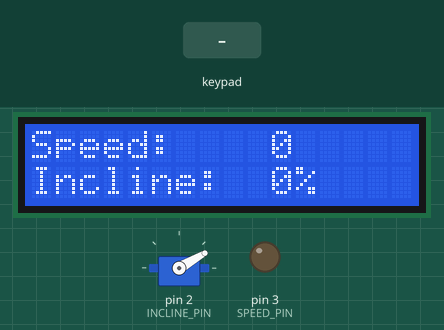
This sketch was run on a simulated Arduino Mega 2560, built with avr-gcc and run on an emulated ATmega2560. On the bench: servo, 16×2 character LCD, output pins drawn as LEDs (lit = HIGH). Inputs (shaded band) come from the test bench.

Above: at 1.2 s.
1.3 s: key 'F' pressed
At 2.6 s:
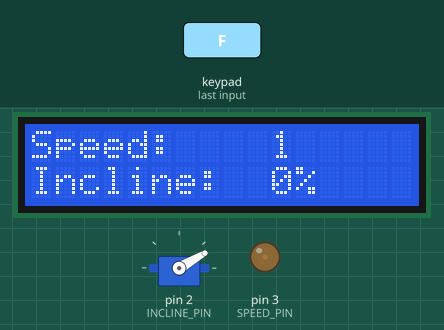
2.9 s: keypad keys 2 2 2 3 2 4 2 5 D pressed 0.4 s apart
At 7.2 s:
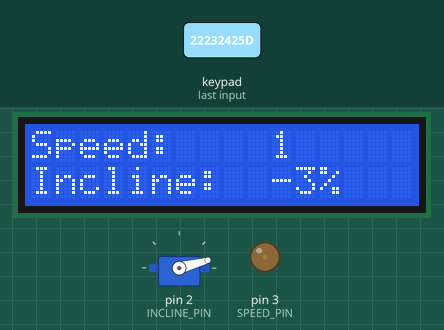
8.0 s: key 'L' pressed
At 9.0 s:
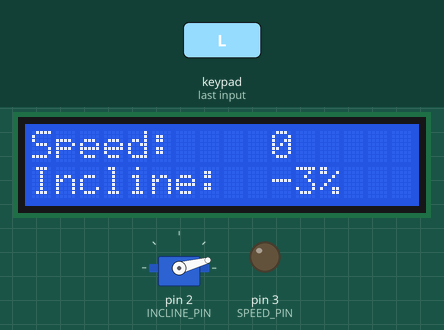
9.6 s: keypad keys 2 6 2 7 2 8 2 9 D pressed 0.4 s apart
At 13.3 s:
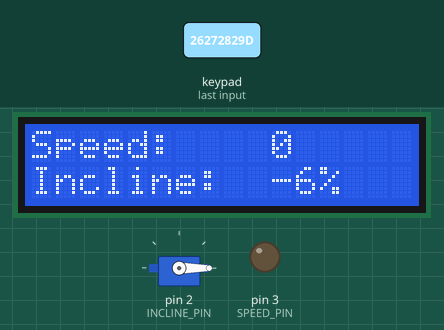
Timing chart, 0 to 14.8 s (numbered marks = the images above; inputs shaded):
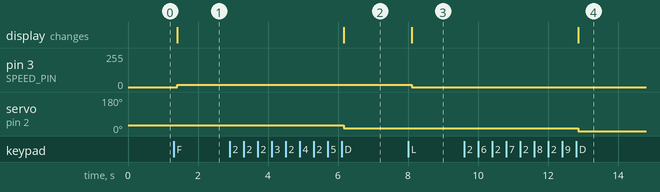

Measured:
- after the input at 1.3 s, pin 3 (SPEED_PIN): 0/255 → 16/255 after 0.11 s; the display: changes after 0.11 s (image 1)
- after the input at 2.9 s, servo on pin 2 (INCLINE_PIN): 30° → 15° after 3.3 s; the display: changes after 3.3 s (image 2)
- after the input at 8.0 s, pin 3 (SPEED_PIN): 16/255 → 0/255 after 0.10 s; the display: changes after 0.11 s (image 3)
- after the input at 9.6 s, servo on pin 2 (INCLINE_PIN): 15° → 0° after 3.3 s; the display: changes after 3.3 s (image 4)

The sketch:

treadmillController.ino
```cpp
#include <math.h>
#include <Servo.h>
#include <Keypad.h>
#include <LiquidCrystal.h>

#define SPEED_PIN 3
#define INCLINE_PIN 2
#define SPD_STEP 16
#define INC_STEP 3
#define MIN_INC -6
#define MAX_INC 30

Servo rampServo;
short spd;
short lastSpd;
float inc;
float lastInc;
bool reset;
bool negInc;

const byte ROWS = 4;
const byte COLS = 4;
const char keys[ROWS][COLS] = {
  {'7','8','9', 'F'},
  {'4','5','6', 'L'},
  {'1','2','3', 'U'},
  {'S','0','I', 'D'}
};
const byte rowPins[ROWS] = {22, 23, 24, 25};
const byte colPins[COLS] = {26, 27, 28, 29};
Keypad keypad = Keypad( makeKeymap(keys), rowPins, colPins, ROWS, COLS );

#define RS_PIN 9
#define EN_PIN 8
#define D4_PIN 7
#define D5_PIN 6
#define D6_PIN 5
#define D7_PIN 4
#define NUM_COL 10
LiquidCrystal lcd (RS_PIN, EN_PIN, D4_PIN, D5_PIN, D6_PIN, D7_PIN);

uint8_t MODE; //0: +/- input, 1:numeric speed, 2:numeric incline

void setup() {
  pinMode(SPEED_PIN, OUTPUT);
  spd = 0;
  lastSpd = spd;
  setSpeed();
  pinMode(INCLINE_PIN, OUTPUT);
  rampServo.attach(INCLINE_PIN, 1000, 2000);
  inc = 0;
  lastInc = inc;
  setIncline();

  lcd.begin(16,2);
  setLCD();
  MODE = 0;
}

void loop() {
  char key = keypad.getKey();

  if (key){
    if(MODE == 0) {
      switch(key) {
        case 'F':
          spd++;
          setSpeed();
          break;
         case 'L':
          spd--;
          setSpeed();
          break;
         case 'U':
          inc += INC_STEP;
          setIncline();
          break;
         case 'D':
          inc -= INC_STEP;
          setIncline();
          break;
         case 'S':
          MODE = 1;
          reset = false;
          break;
         case 'I':
          MODE = 2;
          reset = false;
          break;
      }
    } else if(MODE == 1 && (key >= '0' && key <= '9' || key == 'S')) {
      if(key == 'S') {
        MODE = 0;
        setSpeed();
      } else if(reset && spd > 9) {
        spd = 256/SPD_STEP;
        setSpeed();
        MODE = 0;
      } else {
        if(!reset) {
          reset = true;
          spd = 0;
        }
        spd *= 10;
        spd += key - '0';
        lcd.setCursor(NUM_COL, 0);
        lcd.print(spd);
        lcd.print("      ");
      }

    } else if(MODE == 2 && (key >= '0' && key <= '9' || key =='U' || key == 'I')) {
      if(key == 'I') {
        MODE = 0;
        setIncline();
      }else if(reset && (inc > 9 || inc < 0)) {
        if(inc > 9)
          inc = MAX_INC;
        else
          inc = MIN_INC;
        setIncline();
        MODE = 0;
      } else {
        if(!reset) {
          reset = true;
          inc = 0;
          if(key == 'U')
            negInc = true;
          else
            negInc = false;
        }
        if(key != 'U') {
          inc *= 10;
          if(negInc)
            inc -= key - '0';
          else
            inc += key - '0';
        }
        lcd.setCursor(NUM_COL, 1);
        if(inc == 0 && negInc)
          lcd.print('-');
        lcd.print((int)inc);
        lcd.print("%      ");
      }

    }
  }

}

void setIncline() {
   if(inc > MAX_INC)
    inc = MAX_INC;
   else if(inc < MIN_INC)
    inc = MIN_INC;
  float finalInc = inc;
  int sgn = 1;
  if(lastInc > inc)
    sgn = -1;
  for(inc = lastInc; fabs(inc - finalInc) >= 3; inc += sgn) {
    rampServo.write(map(atan(inc/100)*180/PI*8.94, -30, 150, 0, 180));
    if((int)(inc-finalInc) % 5 == 0)
      setLCD();
    delay(50);
  }
  inc = finalInc;
  rampServo.write(map(atan(inc/100)*180/PI*8.94, -30, 150, 0, 180));
  setLCD();
  lastInc = inc;
}

uint8_t safeMult(short a, short b) {
  if(a < 0 || b < 0)
    return 0;
  if(a*b > 255)
    return 255;
  return a*b;
}

void setSpeed() {
  int finalSpd = spd;
  int sgn = 1;
  if(finalSpd < lastSpd)
    sgn = -1;
  for(spd = lastSpd; spd >= 0 && spd <= 16 && spd != finalSpd; spd += sgn) {
    analogWrite(SPEED_PIN, safeMult(spd, SPD_STEP));
    if((int)(spd-finalSpd) % 4 == 0)
      setLCD();
    delay(100);
  }
  spd = finalSpd;
  if(spd*SPD_STEP > 255) {
    spd = 256/SPD_STEP;
  } else if(spd < 0) {
    spd = 0;
  }
  analogWrite(SPEED_PIN, safeMult(spd, SPD_STEP));
  lastSpd = spd;
  setLCD();
}

void setLCD() {
  lcd.clear();
  lcd.setCursor(0,0);
  lcd.print("Speed:");
  lcd.setCursor(NUM_COL, 0);
  lcd.print(spd);
  lcd.setCursor(0, 1);
  lcd.print("Incline:");
  lcd.setCursor(NUM_COL, 1);
  lcd.print((int)inc);
  lcd.write('%');
}
```
